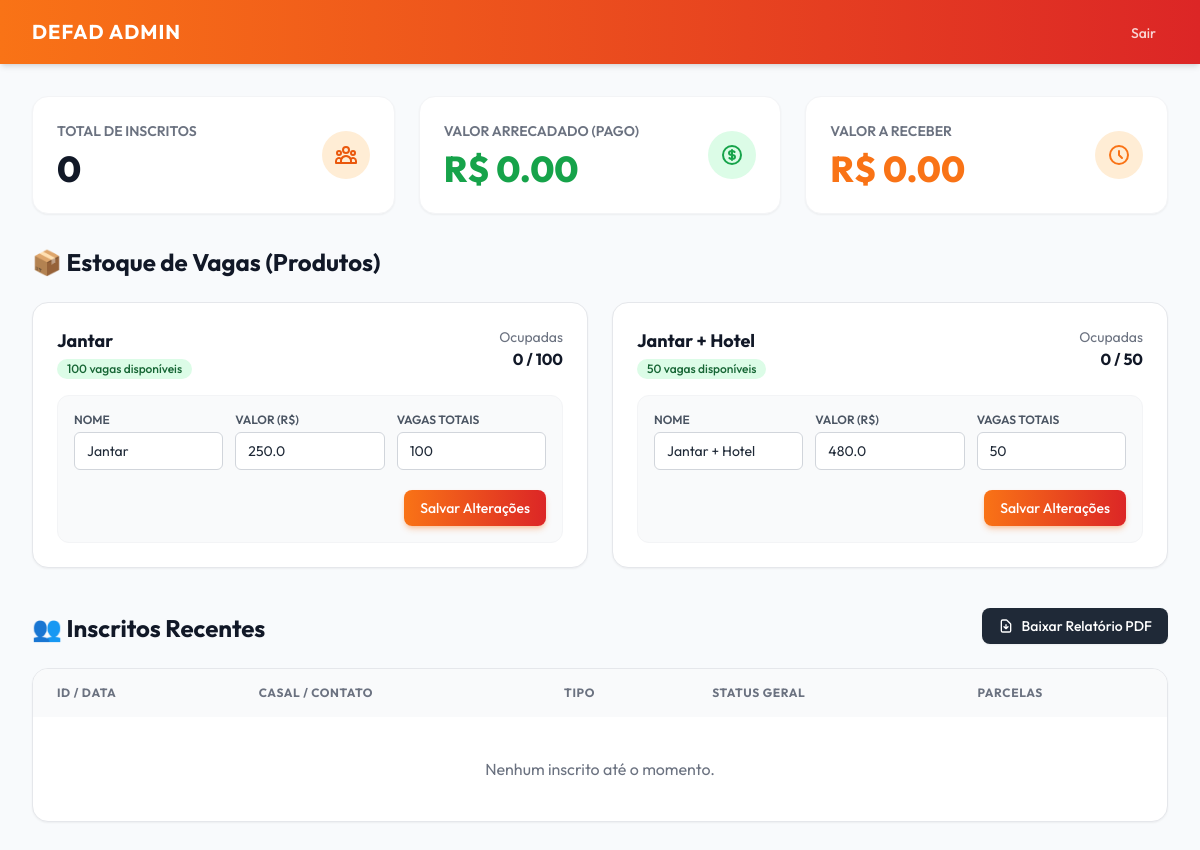
/admin (signed in), run on the app's committed database.
### models.py (models this page shows)
class Produto(db.Model):
    id = db.Column(db.Integer, primary_key=True)
    identificador = db.Column(db.String(50), unique=True, nullable=False)
    nome = db.Column(db.String(100), nullable=False)
    valor = db.Column(db.Float, nullable=False)
    vagas_totais = db.Column(db.Integer, nullable=False)
    vagas_ocupadas = db.Column(db.Integer, default=0)
    @property
    def vagas_disponiveis(self):
        return max(0, self.vagas_totais - self.vagas_ocupadas)

### routes.py (the view)
@bp.route('/admin')
def admin():
    if not session.get('admin_logged_in'):
        return redirect(url_for('main.admin_login'))
    inscricoes = Inscricao.query.order_by(Inscricao.data_inscricao.desc()).all()
    produtos = Produto.query.all()
    total_inscritos = len(inscricoes)
    parcelas_pagas = ParcelaPagamento.query.filter_by(status_parcela='Pago').all()
    valor_arrecadado = sum(p.valor_parcela for p in parcelas_pagas)
    parcelas_pendentes = ParcelaPagamento.query.filter_by(status_parcela='Pendente').all()
    valor_a_receber = sum(p.valor_parcela for p in parcelas_pendentes)
    return render_template('admin.html',
                           inscricoes=inscricoes,
                           produtos=produtos,
                           total_inscritos=total_inscritos,
                           valor_arrecadado=valor_arrecadado,
                           valor_a_receber=valor_a_receber)

### templates/admin.html (shortened to what this page needs)
<!DOCTYPE html>
<html lang="pt-BR">
<head>
    <script src="https://cdn.tailwindcss.com"></script>
</head>
<body class="text-gray-800">
    <nav class="bg-gradient-to-r from-orange-500 to-red-600 text-white shadow-md">
        <div class="max-w-7xl mx-auto px-4 sm:px-6 lg:px-8">
            <div class="flex items-center justify-between h-16">
                <div class="flex items-center">
                    <span class="font-bold text-xl tracking-wider">DEFAD ADMIN</span>
                </div>
                <div>
                    <a href="{{ url_for('main.admin_logout') }}" class="text-white/80 hover:text-white px-3 py-2 rounded-md text-sm font-medium transition">Sair</a>
                </div>
            </div>
        </div>
    </nav>
    <div class="max-w-7xl mx-auto px-4 sm:px-6 lg:px-8 py-8">
        <div class="grid grid-cols-1 md:grid-cols-3 gap-6 mb-8">
            <div class="bg-white rounded-2xl shadow-sm border border-gray-100 p-6 flex items-center justify-between">
                <div>
                    <p class="text-sm font-semibold text-gray-500 uppercase">Total de Inscritos</p>
                    <p class="text-4xl font-extrabold text-gray-900 mt-2">{{ total_inscritos }}</p>
                </div>
                <div class="w-12 h-12 bg-orange-100 rounded-full flex items-center justify-center text-orange-600">
                </div>
            </div>
            <div class="bg-white rounded-2xl shadow-sm border border-gray-100 p-6 flex items-center justify-between">
                <div>
                    <p class="text-sm font-semibold text-gray-500 uppercase">Valor Arrecadado (Pago)</p>
                    <p class="text-4xl font-extrabold text-green-600 mt-2">R$ {{ "%.2f"|format(valor_arrecadado) }}</p>
                </div>
                <div class="w-12 h-12 bg-green-100 rounded-full flex items-center justify-center text-green-600">
                </div>
            </div>
            <div class="bg-white rounded-2xl shadow-sm border border-gray-100 p-6 flex items-center justify-between">
                <div>
                    <p class="text-sm font-semibold text-gray-500 uppercase">Valor a Receber</p>
                    <p class="text-4xl font-extrabold text-orange-500 mt-2">R$ {{ "%.2f"|format(valor_a_receber) }}</p>
                </div>
                <div class="w-12 h-12 bg-orange-100 rounded-full flex items-center justify-center text-orange-500">
                    <svg class="w-6 h-6" fill="none" stroke="currentColor" viewBox="0 0 24 24"><path stroke-linecap="round" stroke-linejoin="round" stroke-width="2" d="M12 8v4l3 3m6-3a9 9 0 11-18 0 9 9 0 0118 0z"></path></svg>
                </div>
            </div>
        </div>
        <div class="mb-10">
            <h2 class="text-2xl font-bold text-gray-900 mb-6">📦 Estoque de Vagas (Produtos)</h2>
            <div class="grid grid-cols-1 md:grid-cols-2 gap-6">
                {% for p in produtos %}
                <div class="bg-white p-6 rounded-2xl shadow-sm border border-gray-200">
                    <div class="flex justify-between items-start mb-4">
                        <div>
                            <h3 class="text-lg font-bold text-gray-900">{{ p.nome }}</h3>
                            <span class="inline-flex items-center px-2.5 py-0.5 rounded-full text-xs font-medium {% if p.vagas_disponiveis > 10 %}bg-green-100 text-green-800{% elif p.vagas_disponiveis > 0 %}bg-yellow-100 text-yellow-800{% else %}bg-red-100 text-red-800{% endif %}">
                                {{ p.vagas_disponiveis }} vagas disponíveis
                            </span>
                        </div>
                        <div class="text-right">
                            <p class="text-sm text-gray-500">Ocupadas</p>
                            <p class="font-bold text-gray-900">{{ p.vagas_ocupadas }} / {{ p.vagas_totais }}</p>
                        </div>
                    </div>
                    <form action="{{ url_for('main.editar_produto', id=p.id) }}" method="POST" class="bg-gray-50 p-4 rounded-xl border border-gray-100 space-y-3">
                        <div class="grid grid-cols-3 gap-3">
                            <div class="col-span-3 sm:col-span-1">
                                <label class="block text-xs font-semibold text-gray-600 uppercase">Nome</label>
                                <input type="text" name="nome" value="{{ p.nome }}" class="mt-1 block w-full px-3 py-2 bg-white border border-gray-300 rounded-md text-sm focus:outline-none focus:ring-orange-500 focus:border-orange-500">
                            </div>
                            <div class="col-span-3 sm:col-span-1">
                                <label class="block text-xs font-semibold text-gray-600 uppercase">Valor (R$)</label>
                                <input type="number" step="0.01" name="valor" value="{{ p.valor }}" class="mt-1 block w-full px-3 py-2 bg-white border border-gray-300 rounded-md text-sm focus:outline-none focus:ring-orange-500 focus:border-orange-500">
                            </div>
                            <div class="col-span-3 sm:col-span-1">
                                <label class="block text-xs font-semibold text-gray-600 uppercase">Vagas Totais</label>
                                <input type="number" name="vagas_totais" value="{{ p.vagas_totais }}" class="mt-1 block w-full px-3 py-2 bg-white border border-gray-300 rounded-md text-sm focus:outline-none focus:ring-orange-500 focus:border-orange-500">
                            </div>
                        </div>
                        <div class="text-right pt-2">
                            <button type="submit" class="px-4 py-2 bg-gradient-to-r from-orange-500 to-red-600 text-white text-sm font-medium rounded-lg hover:from-orange-600 hover:to-red-700 shadow-md shadow-orange-500/30 transition">
                                Salvar Alterações
                            </button>
                        </div>
                    </form>
                </div>
                {% endfor %}
            </div>
        </div>
        <div class="flex justify-between items-end mb-6">
            <h2 class="text-2xl font-bold text-gray-900">👥 Inscritos Recentes</h2>
            <a href="{{ url_for('main.exportar_pdf') }}" class="inline-flex items-center px-4 py-2 bg-gray-800 text-white text-sm font-medium rounded-lg hover:bg-gray-900 shadow-sm transition">
                <svg class="w-4 h-4 mr-2" fill="none" stroke="currentColor" viewBox="0 0 24 24"><path stroke-linecap="round" stroke-linejoin="round" stroke-width="2" d="M12 10v6m0 0l-3-3m3 3l3-3m2 8H7a2 2 0 01-2-2V5a2 2 0 012-2h5.586a1 1 0 01.707.293l5.414 5.414a1 1 0 01.293.707V19a2 2 0 01-2 2z"></path></svg>
                Baixar Relatório PDF
            </a>
        </div>
        <div class="bg-white shadow-sm border border-gray-200 rounded-2xl overflow-hidden">
            <div class="overflow-x-auto">
                <table class="min-w-full divide-y divide-gray-200">
                    <thead class="bg-gray-50">
                        <tr>
                            <th scope="col" class="px-6 py-4 text-left text-xs font-bold text-gray-500 uppercase tracking-wider">ID / Data</th>
                            <th scope="col" class="px-6 py-4 text-left text-xs font-bold text-gray-500 uppercase tracking-wider">Casal / Contato</th>
                            <th scope="col" class="px-6 py-4 text-left text-xs font-bold text-gray-500 uppercase tracking-wider">Tipo</th>
                            <th scope="col" class="px-6 py-4 text-left text-xs font-bold text-gray-500 uppercase tracking-wider">Status Geral</th>
                            <th scope="col" class="px-6 py-4 text-left text-xs font-bold text-gray-500 uppercase tracking-wider">Parcelas</th>
                        </tr>
                    </thead>
                </table>
            </div>
            {% if not inscricoes %}
            <div class="text-center py-10">
                <p class="text-gray-500">Nenhum inscrito até o momento.</p>
            </div>
            {% endif %}
        </div>
    </div>
</body>
</html>

### templates/admin.html (style rules this page uses)
body { font-family: 'Outfit', sans-serif; background-color: #f8fafc; }

### data on the page
Produto: nome "Jantar", vagas_disponiveis "100", vagas_ocupadas "0", vagas_totais "100", valor "250.0"
Produto: nome "Jantar + Hotel", vagas_disponiveis "50", vagas_ocupadas "0", vagas_totais "50", valor "480.0"

### other printed values
{{ total_inscritos }} "0"
{{ "%.2f"|format(valor_arrecadado) }} "0.00"
{{ "%.2f"|format(valor_a_receber) }} "0.00"
